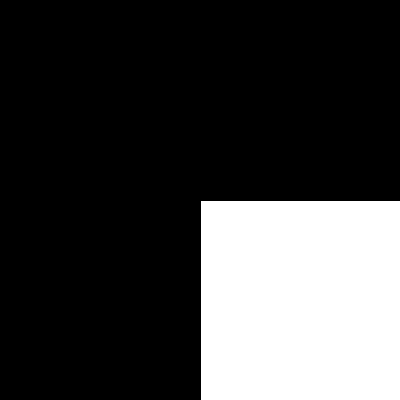
Frame 1 (no input)
Frame 60 (the mouse pressed at the canvas centre just before this capture): identical to frame 1, image omitted
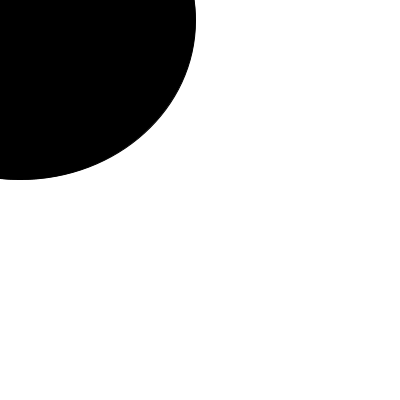
Frame 120 (the mouse held since frame 60 and released just before this capture)

The Processing sketch that drew these frames (run headless with seeded random() and noise(); from frame 60 on, the mouse is pressed at the canvas centre):

// Processing sketch: processing_60576
// ── processing_60576.pde

void setup() {
  size(400,400) ;
  }

void draw() {

   
  if(mousePressed) {
    
    background(255);
    fill(0);
    
      
    ellipse(width/20, height/20,random(500),random(500));
    
  }else{
     
      background(0);
      fill(255);
      

  rect(width/2, height/2, 400,400);
  }

}
